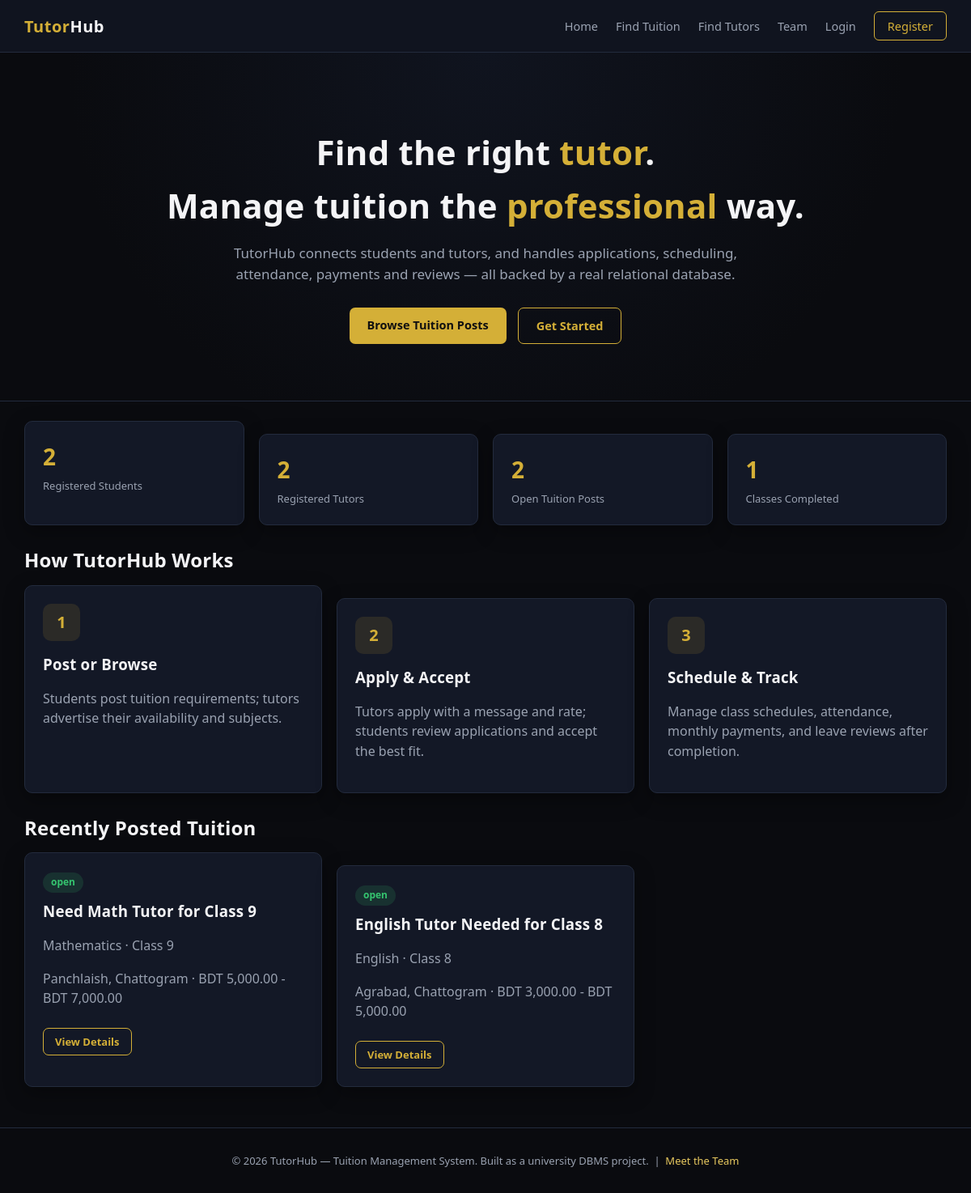
The page / on the database its author committed.
### tables this page shows
CREATE TABLE tuition_posts (
    tuition_post_id INT AUTO_INCREMENT PRIMARY KEY,
    student_profile_id INT NOT NULL,
    subject_id INT NOT NULL,
    title VARCHAR(160) NOT NULL,
    class_level VARCHAR(60),
    location VARCHAR(150),
    budget_min DECIMAL(10,2) DEFAULT 0,
    budget_max DECIMAL(10,2) DEFAULT 0,
    preferred_days VARCHAR(100),
    preferred_time VARCHAR(60),
    mode ENUM('online','offline','both') DEFAULT 'offline',
    gender_preference ENUM('any','male','female') DEFAULT 'any',
    description TEXT,
    status ENUM('open','in_progress','completed','closed') NOT NULL DEFAULT 'open',
    created_at TIMESTAMP DEFAULT CURRENT_TIMESTAMP,
    updated_at TIMESTAMP DEFAULT CURRENT_TIMESTAMP ON UPDATE CURRENT_TIMESTAMP,
    CONSTRAINT fk_tup_student FOREIGN KEY (student_profile_id) REFERENCES student_profiles(student_profile_id) ON DELETE CASCADE,
    CONSTRAINT fk_tup_subject FOREIGN KEY (subject_id) REFERENCES subjects(subject_id) ON DELETE RESTRICT,
    INDEX idx_tup_status (status),
    INDEX idx_tup_location (location),
    INDEX idx_tup_budget (budget_min, budget_max),
    INDEX idx_tup_mode (mode)
);

CREATE TABLE subjects (
    subject_id INT AUTO_INCREMENT PRIMARY KEY,
    subject_name VARCHAR(100) NOT NULL UNIQUE,
    category VARCHAR(80),
    created_at TIMESTAMP DEFAULT CURRENT_TIMESTAMP
);

### includes/functions.php (called while the page is built, shortened)
<?php
function e(string $value): string
{
    return htmlspecialchars($value, ENT_QUOTES, 'UTF-8');
}
function money(float $amount): string
{
    return 'BDT ' . number_format($amount, 2);
}

### index.php (the view, shortened to what this page needs)
<?php
$db = getDB();
$stats = [
    'students' => $db->query("SELECT COUNT(*) FROM users WHERE role IN ('student','both')")->fetchColumn(),
    'tutors'   => $db->query("SELECT COUNT(*) FROM users WHERE role IN ('tutor','both')")->fetchColumn(),
    'posts'    => $db->query("SELECT COUNT(*) FROM tuition_posts WHERE status = 'open'")->fetchColumn(),
    'completed'=> $db->query("SELECT COUNT(*) FROM tuition_schedule WHERE status = 'completed'")->fetchColumn(),
];
$recentPosts = $db->query(
    "SELECT tp.*, s.subject_name FROM tuition_posts tp
     JOIN subjects s ON s.subject_id = tp.subject_id
     WHERE tp.status = 'open' ORDER BY tp.created_at DESC LIMIT 3"
)->fetchAll();
include __DIR__ . '/includes/header.php';
?>
<div class="hero">
    <h1>Find the right <span class="gold-text">tutor</span>.<br>Manage tuition the <span class="gold-text">professional</span> way.</h1>
    <p>TutorHub connects students and tutors, and handles applications, scheduling, attendance, payments and reviews — all backed by a real relational database.</p>
    <div class="hero-actions">
        <a href="<?= BASE_URL ?>/student/browse_tuition.php" class="btn btn-primary">Browse Tuition Posts</a>
        <a href="<?= BASE_URL ?>/auth/register.php" class="btn btn-outline">Get Started</a>
    </div>
</div>
<div class="container mt-3">
    <div class="grid grid-4">
        <div class="card stat-card"><div class="value"><?= (int)$stats['students'] ?></div><div class="label">Registered Students</div></div>
        <div class="card stat-card"><div class="value"><?= (int)$stats['tutors'] ?></div><div class="label">Registered Tutors</div></div>
        <div class="card stat-card"><div class="value"><?= (int)$stats['posts'] ?></div><div class="label">Open Tuition Posts</div></div>
        <div class="card stat-card"><div class="value"><?= (int)$stats['completed'] ?></div><div class="label">Classes Completed</div></div>
    </div>
    <h2 class="mt-3">How TutorHub Works</h2>
    <div class="grid grid-3">
        <div class="card"><div class="feature-icon">1</div><h3>Post or Browse</h3><p class="text-muted">Students post tuition requirements; tutors advertise their availability and subjects.</p></div>
        <div class="card"><div class="feature-icon">2</div><h3>Apply &amp; Accept</h3><p class="text-muted">Tutors apply with a message and rate; students review applications and accept the best fit.</p></div>
        <div class="card"><div class="feature-icon">3</div><h3>Schedule &amp; Track</h3><p class="text-muted">Manage class schedules, attendance, monthly payments, and leave reviews after completion.</p></div>
    </div>
    <h2 class="mt-3">Recently Posted Tuition</h2>
    <div class="grid grid-3">
        <?php foreach ($recentPosts as $p): ?>
            <div class="card">
                <span class="badge badge-<?= e($p['status']) ?>"><?= e($p['status']) ?></span>
                <h3 class="mt-1"><?= e($p['title']) ?></h3>
                <p class="text-muted"><?= e($p['subject_name']) ?> &middot; <?= e($p['class_level']) ?></p>
                <p class="text-muted"><?= e($p['location']) ?> &middot; <?= money($p['budget_min']) ?> - <?= money($p['budget_max']) ?></p>
                <a href="<?= BASE_URL ?>/student/view_post.php?id=<?= (int)$p['tuition_post_id'] ?>" class="btn btn-outline btn-sm mt-1">View Details</a>
            </div>
        <?php endforeach; ?>
    </div>
</div>
<?php include __DIR__ . '/includes/footer.php'; ?>

### assets/css/style.css (style rules this page uses)
:root { --bg-black: #0a0b0f; --bg-navy: #10141f; --bg-navy-light: #161c2c; --bg-card: #131826; --border-subtle: #232b3d; --gold: #d4af37; --gold-light: #e8c95f; --text-white: #f4f4f6; --text-muted: #9aa2b1; --danger: #e5484d; --success: #35c46f; --warning: #f0a83c; --radius: 10px; --shadow: 0 8px 24px rgba(0,0,0,0.35); }
* { box-sizing: border-box; }
body { margin: 0; font-family: 'Segoe UI', 'Inter', Roboto, Arial, sans-serif; background: var(--bg-black); color: var(--text-white); line-height: 1.55; }
a { color: var(--gold-light); text-decoration: none; }
h1, h2, h3, h4 { font-weight: 600; letter-spacing: 0.2px; margin: 0 0 12px; }
.container { max-width: 1180px; margin: 0 auto; padding: 0 20px; }
.btn { display: inline-block; padding: 10px 22px; border-radius: 7px; border: none; font-size: 14.5px; font-weight: 600; cursor: pointer; transition: 0.15s ease; }
.btn-primary { background: var(--gold); color: #101010; }
.btn-outline { background: transparent; border: 1px solid var(--gold); color: var(--gold); }
.btn-sm { padding: 6px 14px; font-size: 13px; }
.card { background: var(--bg-card); border: 1px solid var(--border-subtle); border-radius: var(--radius); padding: 22px; box-shadow: var(--shadow); }
.card + .card { margin-top: 16px; }
.grid { display: grid; gap: 18px; }
.grid-3 { grid-template-columns: repeat(3, 1fr); }
.grid-4 { grid-template-columns: repeat(4, 1fr); }
.stat-card { text-align: left; }
.stat-card .value { font-size: 28px; font-weight: 700; color: var(--gold); }
.stat-card .label { color: var(--text-muted); font-size: 13px; margin-top: 4px; }
.badge { display: inline-block; padding: 3px 10px; border-radius: 20px; font-size: 12px; font-weight: 600; }
.badge-open, .badge-active, .badge-accepted, .badge-paid, .badge-present, .badge-completed, .badge-resolved { background: rgba(53,196,111,0.15); color: var(--success); }
.hero { padding: 90px 20px 70px; text-align: center; background: radial-gradient(circle at top, var(--bg-navy) 0%, var(--bg-black) 70%); border-bottom: 1px solid var(--border-subtle); }
.hero h1 { font-size: 42px; margin-bottom: 14px; }
.hero .gold-text { color: var(--gold); }
.hero p { color: var(--text-muted); font-size: 17px; max-width: 640px; margin: 0 auto 28px; }
.hero-actions { display: flex; gap: 14px; justify-content: center; }
.feature-icon { width: 46px; height: 46px; border-radius: 10px; background: rgba(212,175,55,0.12); color: var(--gold); display: flex; align-items: center; justify-content: center; font-size: 20px; margin-bottom: 14px; font-weight: 700; }
.text-muted { color: var(--text-muted); }
.mt-1 { margin-top: 8px; }
.mt-3 { margin-top: 24px; }

### rows shown on the page
tuition_posts: status "open", title "Need Math Tutor for Class 9", subject.subject_name "Mathematics", class_level "Class 9", location "Panchlaish, Chattogram", budget_min "BDT 5,000.00", budget_max "BDT 7,000.00"
tuition_posts: status "open", title "English Tutor Needed for Class 8", subject.subject_name "English", class_level "Class 8", location "Agrabad, Chattogram", budget_min "BDT 3,000.00", budget_max "BDT 5,000.00"

### other values the page prints
$stats['students'] "2"
$stats['tutors'] "2"
$stats['posts'] "2"
$stats['completed'] "1"
